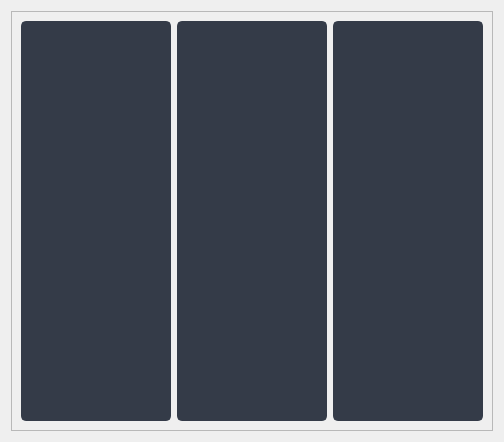
                  <widget class="QWidget" name="page_wardrobe">
                   <layout class="QHBoxLayout" name="horizontalLayout_15">
                    <item>
                     <widget class="QFrame" name="frame_5">
                      <property name="frameShape">
                       <enum>QFrame::StyledPanel</enum>
                      </property>
                      <property name="frameShadow">
                       <enum>QFrame::Raised</enum>
                      </property>
                      <layout class="QHBoxLayout" name="horizontalLayout_16">
                       <item>
                        <widget class="QPushButton" name="shirt_btn">
                         <property name="minimumSize">
                          <size>
                           <width>150</width>
                           <height>400</height>
                          </size>
                         </property>
                         <property name="font">
                          <font>
                           <family>Segoe UI</family>
                           <pointsize>9</pointsize>
                          </font>
                         </property>
                         <property name="styleSheet">
                          <string notr="true">QPushButton {
	border: 2px solid rgb(52, 59, 72);
	border-radius: 5px;	
	background-color: rgb(52, 59, 72);
}
QPushButton:hover {
	background-color: rgb(57, 65, 80);
	border: 2px solid rgb(61, 70, 86);
}
QPushButton:pressed {	
	background-color: rgb(35, 40, 49);
	border: 2px solid rgb(43, 50, 61);
}</string>
                         </property>
                         <property name="text">
                          <string/>
                         </property>
                         <property name="iconSize">
                          <size>
                           <width>150</width>
                           <height>150</height>
                          </size>
                         </property>
                        </widget>
                       </item>
                       <item>
                        <widget class="QPushButton" name="pants_btn">
                         <property name="minimumSize">
                          <size>
                           <width>150</width>
                           <height>400</height>
                          </size>
                         </property>
                         <property name="font">
                          <font>
                           <family>Segoe UI</family>
                           <pointsize>9</pointsize>
                          </font>
                         </property>
                         <property name="styleSheet">
                          <string notr="true">QPushButton {
	border: 2px solid rgb(52, 59, 72);
	border-radius: 5px;	
	background-color: rgb(52, 59, 72);
}
QPushButton:hover {
	background-color: rgb(57, 65, 80);
	border: 2px solid rgb(61, 70, 86);
}
QPushButton:pressed {	
	background-color: rgb(35, 40, 49);
	border: 2px solid rgb(43, 50, 61);
}</string>
                         </property>
                         <property name="text">
                          <string/>
                         </property>
                         <property name="icon">
                          <iconset>
                           <normaloff>:/400x400/icons/pants.png</normaloff>:/400x400/icons/pants.png</iconset>
                         </property>
                         <property name="iconSize">
                          <size>
                           <width>400</width>
                           <height>400</height>
                          </size>
                         </property>
                        </widget>
                       </item>
                       <item>
                        <widget class="QPushButton" name="shoes_btn">
                         <property name="minimumSize">
                          <size>
                           <width>150</width>
                           <height>400</height>
                          </size>
                         </property>
                         <property name="font">
                          <font>
                           <family>Segoe UI</family>
                           <pointsize>9</pointsize>
                          </font>
                         </property>
                         <property name="styleSheet">
                          <string notr="true">QPushButton {
	border: 2px solid rgb(52, 59, 72);
	border-radius: 5px;	
	background-color: rgb(52, 59, 72);
}
QPushButton:hover {
	background-color: rgb(57, 65, 80);
	border: 2px solid rgb(61, 70, 86);
}
QPushButton:pressed {	
	background-color: rgb(35, 40, 49);
	border: 2px solid rgb(43, 50, 61);
}</string>
                         </property>
                         <property name="text">
                          <string/>
                         </property>
                         <property name="icon">
                          <iconset>
                           <normaloff>:/400x400/icons/dress.png</normaloff>:/400x400/icons/dress.png</iconset>
                         </property>
                         <property name="iconSize">
                          <size>
                           <width>400</width>
                           <height>400</height>
                          </size>
                         </property>
                        </widget>
                       </item>
                      </layout>
                     </widget>
                    </item>
                   </layout>
                  </widget>
